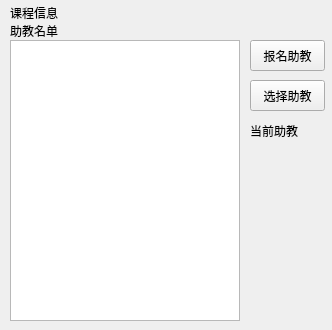
<?xml version="1.0" encoding="UTF-8"?>
<ui version="4.0">
 <class>AssistantWidget</class>
 <widget class="QWidget" name="AssistantWidget">
  <property name="geometry">
   <rect>
    <x>0</x>
    <y>0</y>
    <width>332</width>
    <height>330</height>
   </rect>
  </property>
  <property name="minimumSize">
   <size>
    <width>332</width>
    <height>330</height>
   </size>
  </property>
  <property name="maximumSize">
   <size>
    <width>332</width>
    <height>330</height>
   </size>
  </property>
  <property name="windowTitle">
   <string>助教信息</string>
  </property>
  <widget class="QListWidget" name="listStudent">
   <property name="geometry">
    <rect>
     <x>10</x>
     <y>40</y>
     <width>230</width>
     <height>281</height>
    </rect>
   </property>
   <property name="editTriggers">
    <set>QAbstractItemView::NoEditTriggers</set>
   </property>
  </widget>
  <widget class="QPushButton" name="btnEnrollAssist">
   <property name="geometry">
    <rect>
     <x>250</x>
     <y>40</y>
     <width>75</width>
     <height>31</height>
    </rect>
   </property>
   <property name="text">
    <string>报名助教</string>
   </property>
  </widget>
  <widget class="QPushButton" name="btnSelectAssist">
   <property name="geometry">
    <rect>
     <x>250</x>
     <y>80</y>
     <width>75</width>
     <height>31</height>
    </rect>
   </property>
   <property name="text">
    <string>选择助教</string>
   </property>
  </widget>
  <widget class="QLabel" name="labelCourse">
   <property name="geometry">
    <rect>
     <x>10</x>
     <y>2</y>
     <width>261</width>
     <height>21</height>
    </rect>
   </property>
   <property name="text">
    <string>课程信息</string>
   </property>
  </widget>
  <widget class="QLabel" name="labelCurAssistInfo">
   <property name="geometry">
    <rect>
     <x>250</x>
     <y>120</y>
     <width>54</width>
     <height>21</height>
    </rect>
   </property>
   <property name="text">
    <string>当前助教</string>
   </property>
  </widget>
  <widget class="QLabel" name="labelAssistList">
   <property name="geometry">
    <rect>
     <x>10</x>
     <y>20</y>
     <width>54</width>
     <height>21</height>
    </rect>
   </property>
   <property name="text">
    <string>助教名单</string>
   </property>
  </widget>
  <widget class="QLabel" name="labelAssist">
   <property name="geometry">
    <rect>
     <x>250</x>
     <y>140</y>
     <width>81</width>
     <height>21</height>
    </rect>
   </property>
   <property name="text">
    <string/>
   </property>
  </widget>
 </widget>
 <layoutdefault spacing="6" margin="11"/>
 <resources/>
 <connections>
  <connection>
   <sender>btnEnrollAssist</sender>
   <signal>clicked()</signal>
   <receiver>AssistantWidget</receiver>
   <slot>enrollAssistant()</slot>
   <hints>
    <hint type="sourcelabel">
     <x>290</x>
     <y>63</y>
    </hint>
    <hint type="destinationlabel">
     <x>284</x>
     <y>169</y>
    </hint>
   </hints>
  </connection>
  <connection>
   <sender>btnSelectAssist</sender>
   <signal>clicked()</signal>
   <receiver>AssistantWidget</receiver>
   <slot>selectAssistant()</slot>
   <hints>
    <hint type="sourcelabel">
     <x>308</x>
     <y>96</y>
    </hint>
    <hint type="destinationlabel">
     <x>312</x>
     <y>235</y>
    </hint>
   </hints>
  </connection>
 </connections>
 <slots>
  <slot>enrollAssistant()</slot>
  <slot>selectAssistant()</slot>
 </slots>
</ui>
